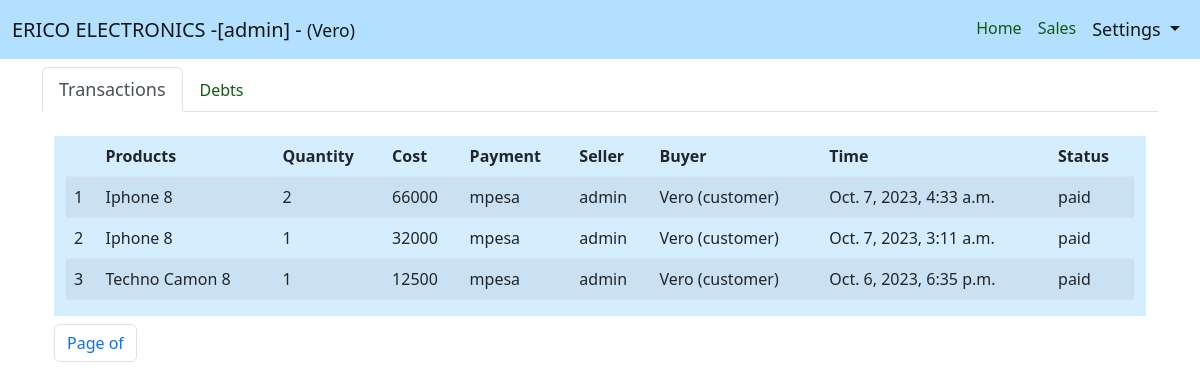
The app's page /contacts/3/ (signed in) with its own data.
### users/models.py (models this page shows)
class Contact(models.Model):
    CATEGORY_CHOICES = [
        ("customer", "Customer"),
        ("supplier", "Supplier")
    ]
    name = models.CharField(max_length=300)
    category = models.CharField(max_length=20, choices=CATEGORY_CHOICES)
    phone = models.CharField(max_length=13, unique=True)
    description = models.TextField(null=True, blank=True)
    def __str__(self):
        return f"{self.name} ({self.category})"

### website/models.py (models this page shows, shortened)
class Sale(models.Model):
    product = models.ForeignKey(Product, on_delete=models.CASCADE)
    quantity = models.IntegerField(default=1)
    priceSold = models.IntegerField()
    dateTime = models.DateTimeField(auto_now_add=True)
    paymentMethod = models.CharField(max_length=10)
    buyer = models.ForeignKey(Contact, blank=True, null=True, on_delete=models.SET_NULL)
    seller = models.ForeignKey(User, null=True, blank=True, on_delete=models.SET_NULL)
    status = models.CharField(max_length=10)

class Product(models.Model):
    name = models.CharField(max_length=200, unique=True)
    category = models.ForeignKey(Category, on_delete=models.CASCADE)
    description = models.TextField(blank=True, null=True)
    quantity = models.IntegerField()
    buyingPrice = models.IntegerField()
    sellingPrice = models.IntegerField()
    discountPrice = models.IntegerField(default=0)
    location = models.CharField(blank=True, null=True, max_length=1000)
    def __str__(self):
        return self.name

### website/views.py (the view)
# urls.py: path("contacts/<int:pk>/", views.contactDetails, name = "contact-details"),
@login_required
def contactDetails(request, pk):
    contact = Contact.objects.get(pk=pk)
    context = {
        "tab":"settings",
        "subtab":contact.name,
        "contact": contact,
        "sales" : Sale.objects.all().filter(buyer=pk).order_by("-id"),
        "debts" : Debt.objects.all().filter(contact=pk).order_by("-id"),
    }
    return render(request, "website/detailPage/contactDetails.html", context)

### website/templates/website/detailPage/contactDetails.html (shortened to what this page needs)
{% extends 'website/extends/structure.html' %}
{% block structure %}
{% if contact %}
    <div class="row mt-2">
        <div class="col">
            <nav>
                <div class="nav nav-tabs" id="nav-tab" role="tablist">
                  <button class="nav-link active" id="nav-home-tab" data-bs-toggle="tab" data-bs-target="#nav-home" type="button" role="tab" aria-controls="nav-home" aria-selected="true">Transactions</button>
                  <button class="nav-link" id="nav-profile-tab" data-bs-toggle="tab" data-bs-target="#nav-profile" type="button" role="tab" aria-controls="nav-profile" aria-selected="false">Debts</button>
                </div>
              </nav>
              <div class="tab-content" id="nav-tabContent">
                <div class="tab-pane fade show active" id="nav-home" role="tabpanel" aria-labelledby="nav-home-tab" tabindex="0">
                    <div class="container">{% include 'website/components/salesTable.html' %}</div>
                </div>
              </div>
        </div>
    </div>
{% else %}
    <center>
        <p>There is no such contact</p>
    </center>
{% endif %}
{% endblock structure %}

### website/templates/website/includes/navbar.html (shortened to what this page needs)
<nav class="navbar navbar-expand-lg bg-body-tertiary" style="background-color: #b4e0ff;">
    <div class="container-fluid">
        <a class="navbar-brand" href="{% url 'home-page' %}"><span class="h5">ERICO ELECTRONICS -[{{ user }}] {% if subtab %}
            - <small>({{ subtab }})</small>
        {% endif %} </span></a>
        <div class="collapse navbar-collapse" id="navbarSupportedContent">
            <ul class="navbar-nav mb-2 mb-lg-0">
                <li class="nav-item">
                    <a class="nav-link {% if tab == 'home' %}active{% endif %}
                    " aria-current="page" href="{% url 'home-page' %}">Home</a>
                </li>
                <li class="nav-item">
                    <a class="nav-link {% if tab == 'sales' %}active{% endif %}
                    " aria-current="page" href="{% url 'sales-page' %}">Sales</a>
                </li>
                <li class="nav-item dropdown">
                    <a class="nav-link dropdown-toggle {% if tab == 'settings' %}active{% endif %}" href="#" role="button" data-bs-toggle="dropdown"
                        aria-expanded="false" >
                        Settings
                    </a>
                </li>
            </ul>
        </div>
    </div>
</nav>

### website/templates/website/components/salesTable.html (shortened to what this page needs)
{% if sales %}
<div class="contact row m-auto mt-4">
  <div class="col phone">
    <table class="table table table-striped table-hover table-responsive">
      <thead>
        <tr>
            <th></th>
          <th>Products</th>
          <th>Quantity</th>
          <th>Cost</th>
          <th>Payment</th>
          <th>Seller</th>
          <th>Buyer</th>
          <th>Time</th>
          <th>Status</th>
        </tr>
      </thead>
      <tbody>
        {% for sale in sales %}
        <tr>
            <td>{{ forloop.counter }}</td>
          <td>{{ sale.product }}</td>
          <td>{{ sale.quantity }}</td>
          <td>{{ sale.priceSold }}</td>
          <td>{{ sale.paymentMethod }}</td>
          <td>{{ sale.seller }}</td>
          <td>{{ sale.buyer }}</td>
          <td>{{ sale.dateTime }}</td>
          <td>{{ sale.status }}</td>
        </tr>
        {% endfor %}
      </tbody>
    </table>
  </div>
</div>
<div class="mt-2">
  <nav aria-label="Page navigation example">
      <ul class="pagination">
        <li class="page-item"><a class="page-link" href="?page={{ sales.number }}">Page {{ sales.number }} of {{ sales.paginator.num_pages }}</a></li>
      </ul>
    </nav>
</div>
{% else %}
<div class="text-center m-4">No sales Done Yet.</div>
{% endif %}

### website/static/website/style.css (style rules this page uses)
.nav-link { color: rgb(16, 88, 16); }
.nav-link.active { font-size: large; }
.phone { background-color: #b4e0ff90; }

### records on screen
Contact: name "Vero"
Sale: product "Iphone 8", quantity "2", priceSold "66000", paymentMethod "mpesa", seller "admin", buyer "Vero (customer)", dateTime "Oct. 7, 2023, 4:33 a.m.", status "paid"
Sale: product "Iphone 8", quantity "1", priceSold "32000", paymentMethod "mpesa", seller "admin", buyer "Vero (customer)", dateTime "Oct. 7, 2023, 3:11 a.m.", status "paid"
Sale: product "Techno Camon 8", quantity "1", priceSold "12500", paymentMethod "mpesa", seller "admin", buyer "Vero (customer)", dateTime "Oct. 6, 2023, 6:35 p.m.", status "paid"

### other values on screen
{{ user }} "admin"
